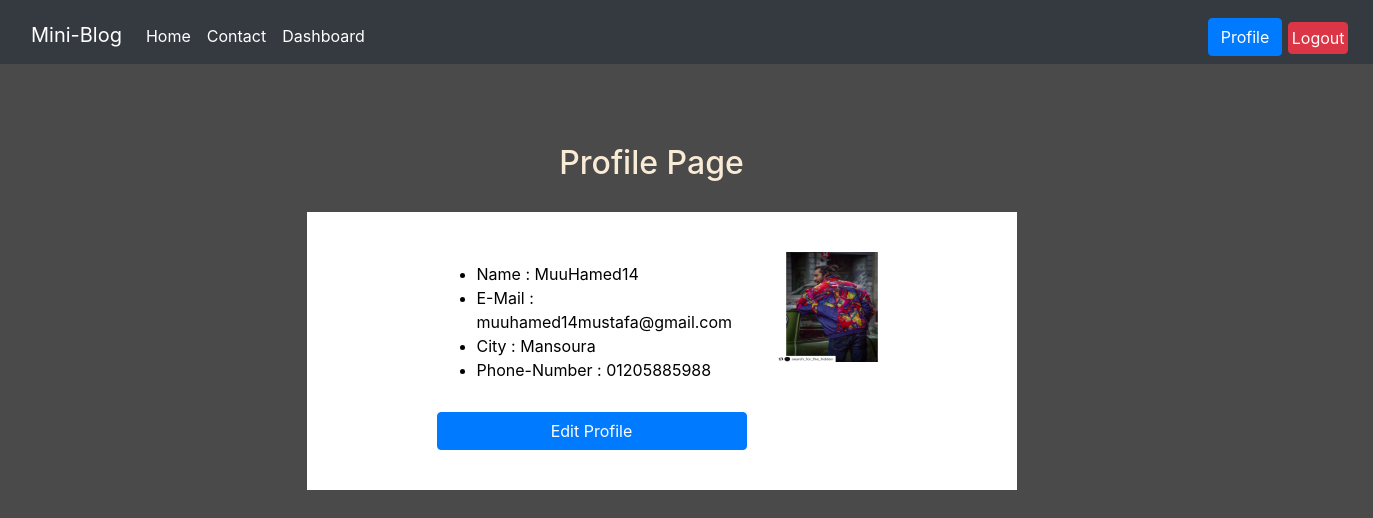
/accounts/profile/ (signed in), run on the app's committed database.
### accounts/models.py (models this page shows)
class Profile(models.Model):
    objects = None
    user = models.ForeignKey(User, on_delete=models.CASCADE)
    image = models.ImageField(upload_to='media/', null=True, blank=True)
    number_phone = models.CharField(max_length=40)
    city = models.ForeignKey('City', on_delete=models.CASCADE, related_name='user_city', null=True, blank=True)
    def __str__(self):
        return '%s ' % self.user.username

class City(models.Model):
    name = models.CharField(max_length=50)
    def __str__(self):
        return self.name

### accounts/views.py (the view)
# urls.py: path('profile/',views.profile,name='profile'),
@login_required(login_url='login')
def profile(request):
    my_profile = Profile.objects.get(user=request.user)
    return render(request, 'accounts/profile.html', {'my_profile': my_profile})

### accounts/templates/accounts/profile.html
{% extends 'base.html' %}
{% load bootstrap4 %}
{% load static %}
{% block content1 %}
  <h2 style="margin-left:300px; margin-top:80px;" class="text-center"> Profile Page  </h2>
<div class="container" style="margin-top:30px;margin-left:160px; background-color:#fff; color:#000">
                <div class="col-lg-6 col-sm-4" style="margin-left: 100px;;">
                        <div class="summery_header">
                             {% if my_profile.image %}
                                     <img src="{{my_profile.image.url}}" style="margin-left:340px; margin-top:40px;" width="110" height="110" alt="profile image">
                             {% else %}
                                    <img src="{% static 'img/user.png' %}" style="margin-left:340px; margin-top:10px;" width="110" height="110" alt="profile image">
                             {% endif %}
                        </div>
                        <div class="job_content" style="margin-top:-100px;">
                            <ul>
                                <li> Name : <span>{{my_profile}}</span></li>
                                <li> E-Mail : <span>{{my_profile.user.email}}</span></li>
                                <li> City : <span>{{my_profile.city}}</span></li>
                                <li> Phone-Number : <span> {{my_profile.number_phone}} </span></li>
                            </ul>
                            <br>
                             <p><a href="{% url 'accounts:edit_profile' %}"  class='btn btn-primary' style="width:100%; margin-top:-10px;"> Edit Profile</a></p>
                            <br>
                        </div>
                    </div>
                </div>
{% endblock %}

### blog/static/blog/css/style.css (style rules this page uses)
body { background-color : rgb(75,74,74); color : antiquewhite; }

### data on the page
Profile: image (picture), user.username "MuuHamed14", user.email "muuhamed14mustafa@gmail.com", city "Mansoura", number_phone "01205885988"
